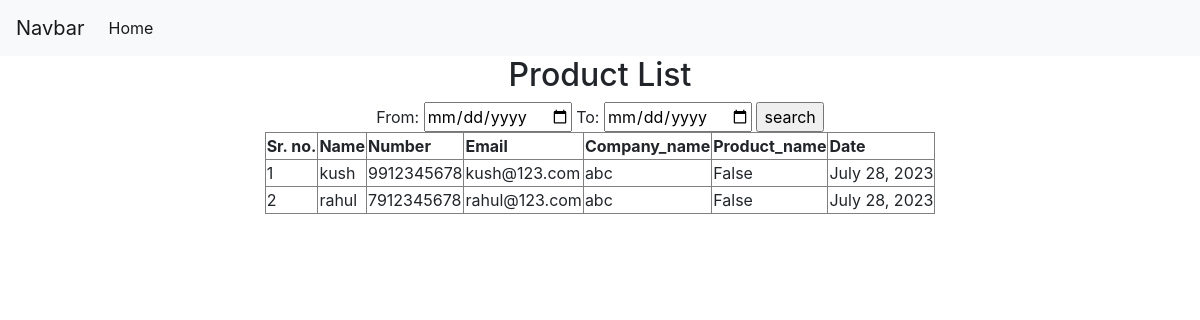
/products, run on an earlier commit of the app's database.
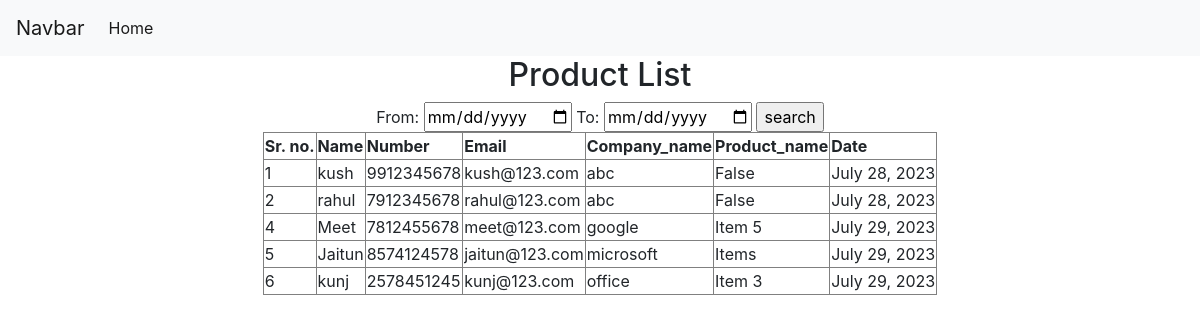
And on a later commit of the database.
### enquire/models.py (models this page shows)
class detail(models.Model):
  name = models.CharField(max_length=50, default=False)
  number = models.IntegerField(default=False)
  email = models.EmailField(max_length=50, default=False)
  company_name = models.CharField(max_length=50,default=False)
  product_name = models.CharField(max_length=100, default=False)
  date = models.DateField(_("Date"), default=date.today)

### enquire/views.py (the view)
# urls.py: path('products', views.prod, name='products'),
def prod(request):
  if request.method=="POST":
    fromdate = request.POST['fromdate']
    todate = request.POST['todate']
    search_list = detail.objects.all()
    return render(request, 'products.html',{'obj1':search_list})
  else:
    obj1 = detail.objects.all()
    return render(request, 'products.html',{'obj1':obj1})

### templates/products.html (shortened to what this page needs)
<!doctype html>
<html lang="en">
  <head>
    <link rel="stylesheet" href="https://cdn.jsdelivr.net/npm/bootstrap@4.6.2/dist/css/bootstrap.min.css">
  </head>
  <body>
    <nav class="navbar navbar-expand-lg navbar-light bg-light">
      <a class="navbar-brand" href="#">Navbar</a>
      <div class="collapse navbar-collapse" id="navbarNavDropdown">
        <ul class="navbar-nav">
          <li class="nav-item active">
            <a class="nav-link" href="#">Home <span class="sr-only">(current)</span></a>
          </li>
        </ul>
      </div>
    </nav>
  <center>
    <h2> Product List </h2>
    <form method="POST">
    From: <input type="date" name="fromdate">
    To: <input type="date" name="todate">
    <input type="submit" value=search>
      <table border=1>
        <tr>
          <th>Sr. no.</th>
          <th>Name</th>
          <th>Number</th>
          <th>Email</th>
          <th>Company_name</th>
          <th>Product_name</th>
          <th>Date</th>
        </tr>
        {% for data in obj1 %}
          <tr>
            <td>{{data.id}}</td>
            <td>{{data.name}}</td>
            <td>{{data.number}}</td>
            <td>{{data.email}}</td>
            <td>{{data.company_name}}</td>
            <td>{{data.product_name}}</td>
            <td>{{data.date}}</td>
          </tr>
        {% endfor %}
      </table>
    </form>
  </center>
  </body>
</html>

What changed in the data, as far as the page shows it:
added detail: id "4", name "Meet", number "7812455678", email "meet@123.com", company_name "google", product_name "Item 5", date "July 29, 2023"
added detail: id "5", name "Jaitun", number "8574124578", email "jaitun@123.com", company_name "microsoft", product_name "Items", date "July 29, 2023"
added detail: id "6", name "kunj", number "2578451245", email "kunj@123.com", company_name "office", product_name "Item 3", date "July 29, 2023"
